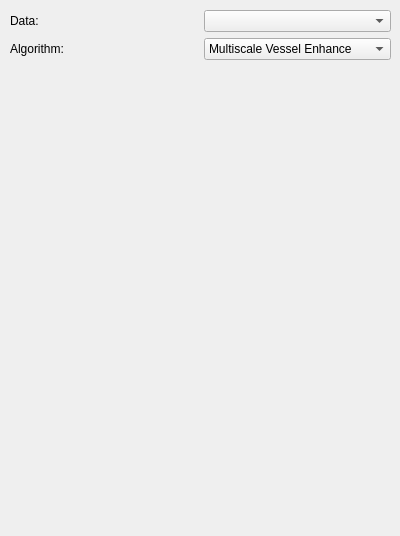
<?xml version="1.0" encoding="UTF-8"?>
<ui version="4.0">
 <class>ItkAlgorithmSetView</class>
 <widget class="QWidget" name="ItkAlgorithmSetView">
  <property name="geometry">
   <rect>
    <x>0</x>
    <y>0</y>
    <width>400</width>
    <height>536</height>
   </rect>
  </property>
  <property name="windowTitle">
   <string>Form</string>
  </property>
  <widget class="QWidget" name="verticalLayoutWidget">
   <property name="geometry">
    <rect>
     <x>10</x>
     <y>10</y>
     <width>381</width>
     <height>511</height>
    </rect>
   </property>
   <layout class="QVBoxLayout" name="verticalLayout">
    <item>
     <layout class="QHBoxLayout" name="horizontalLayout">
      <item>
       <widget class="QLabel" name="label">
        <property name="text">
         <string>Data:</string>
        </property>
       </widget>
      </item>
      <item>
       <widget class="QmitkDataStorageComboBox" name="DataSelector"/>
      </item>
     </layout>
    </item>
    <item>
     <layout class="QHBoxLayout" name="horizontalLayout_3">
      <item>
       <widget class="QLabel" name="label_2">
        <property name="text">
         <string>Algorithm:</string>
        </property>
       </widget>
      </item>
      <item>
       <widget class="QComboBox" name="AlgorithmSelector">
        <item>
         <property name="text">
          <string>Multiscale Vessel Enhance</string>
         </property>
        </item>
        <item>
         <property name="text">
          <string>Binary Threshold</string>
         </property>
        </item>
       </widget>
      </item>
     </layout>
    </item>
    <item>
     <widget class="QStackedWidget" name="AlgorithmContainers">
      <property name="currentIndex">
       <number>1</number>
      </property>
      <widget class="QWidget" name="page"/>
      <widget class="QWidget" name="page_2"/>
     </widget>
    </item>
   </layout>
  </widget>
 </widget>
 <customwidgets>
  <customwidget>
   <class>QmitkDataStorageComboBox</class>
   <extends>QComboBox</extends>
   <header>QmitkDataStorageComboBox.h</header>
  </customwidget>
 </customwidgets>
 <resources/>
 <connections/>
</ui>
